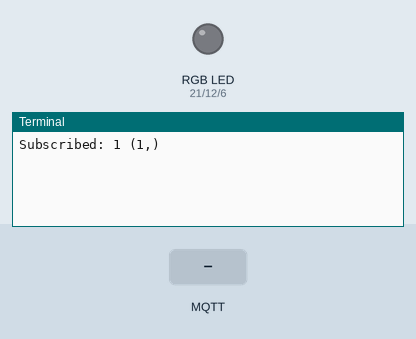
Simulated run of this program. Board: Raspberry Pi (BCM pin numbers). Shown: an RGB LED mixed from three pins (HIGH = lit), the last lines printed to the terminal. The test bench sets the inputs (shaded band). No MQTT or app messages arrive unless stated.

Above: at 1.3 s.
1.4 s: MQTT message "red" arrives on the first subscribed topic
At 2.5 s:
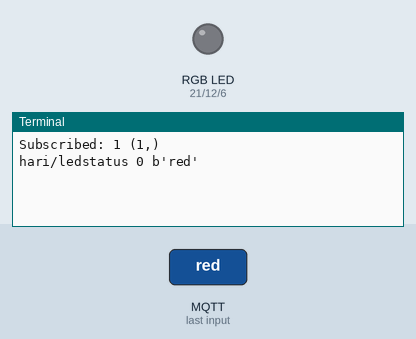
2.9 s: MQTT message "green" arrives on the first subscribed topic
At 3.7 s:
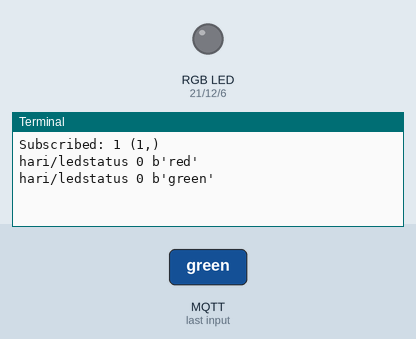
4.4 s: MQTT message "blue" arrives on the first subscribed topic
At 4.8 s:
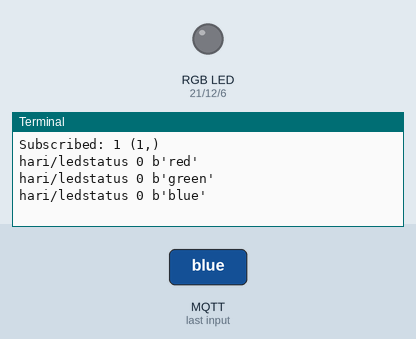

The program:

RGBLEDControl_v2.py
```python
#Importing the libraries
import RPi.GPIO as GPIO
import time
import paho.mqtt.client as paho

#Set the pin numbering mode
GPIO.setmode(GPIO.BCM)
GPIO.setwarnings(False)

#Assign the LEDS to pins
RedLED = 21;
GreenLED = 12;
BlueLED = 6;

#set the pins as output
GPIO.setup(RedLED,GPIO.OUT)
GPIO.setup(GreenLED,GPIO.OUT)
GPIO.setup(BlueLED,GPIO.OUT)

#Initialize the values to zero/Low
GPIO.output(RedLED, 0)
GPIO.output(RedLED, 0)
GPIO.output(RedLED, 0)

#Callback fn to call on subscribe
def on_subscribe(client, userdata, mid, granted_qos):
	print("Subscribed: "+str(mid)+" "+str(granted_qos))

#callback fn to call on receiving a msg from a subscribed topic
def on_message(client, userdata, msg):
	#Reset the pin values to zero
	GPIO.output(GreenLED,GPIO.LOW)
	GPIO.output(BlueLED,GPIO.LOW)
	GPIO.output(RedLED,GPIO.LOW)
	print(msg.topic+" "+str(msg.qos)+" "+str(msg.payload))

	#Check the Values using if else meaning High indicating ON and Low indicating OFF
	if str(msg.payload).strip().lower() == 'red':
		GPIO.output(RedLED,GPIO.HIGH)
	elif str(msg.payload).strip().lower() == 'green':
		GPIO.output(GreenLED,GPIO.HIGH)
	elif str(msg.payload).strip().lower() == 'blue':
		GPIO.output(BlueLED,GPIO.HIGH)
	elif str(msg.payload).strip().lower() == 'all':
		GPIO.output(GreenLED,GPIO.HIGH)
		GPIO.output(BlueLED,GPIO.HIGH)
		GPIO.output(RedLED,GPIO.HIGH)
	elif str(msg.payload).strip().lower() == 'none':
		GPIO.output(GreenLED,GPIO.LOW)
		GPIO.output(BlueLED,GPIO.LOW)
		GPIO.output(RedLED,GPIO.LOW)

try:
	#Initialize the MQTT Client and callback functions
	client = paho.Client()
	client.on_subscribe = on_subscribe
	client.on_message = on_message
	#Host/Broker and port
	client.connect("iot.eclipse.org", 1883)
	#Topic and Qos
	client.subscribe("hari/ledstatus", qos=1)
	client.loop_forever()
except:
	pass
finally:
	GPIO.cleanup() 
```

Measured:
- after the input at 1.4 s, the terminal: prints a new line at once (image 1)
- after the input at 2.9 s, the terminal: prints a new line at once (image 2)
- after the input at 4.4 s, the terminal: prints a new line at once (image 3)
